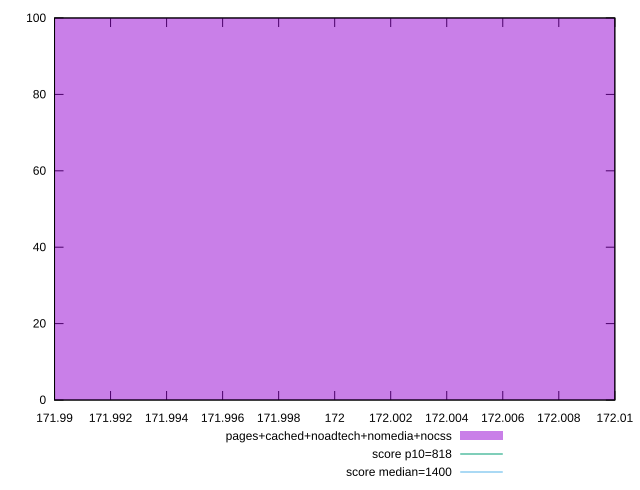

Here is the gnuplot script that generated this plot:
reset

$pagesCachedNoadtechNomediaNocss <<EOF
172 100
EOF

set key outside below
set boxwidth 0.1
set xrange [171.99:172.01]
set yrange [0:100]
set trange [0:100]
set style fill transparent solid 0.5 noborder

set parametric
set terminal svg size 640, 490 enhanced background rgb 'white'
set output "report_00011_2021-02-09T10:53:21.242Z/dom-size/comparison/histogram/4_vs_5.svg"

plot $pagesCachedNoadtechNomediaNocss title "pages+cached+noadtech+nomedia+nocss" with boxes, \
     818,t title "score p10=818", \
     1400,t title "score median=1400"

reset
